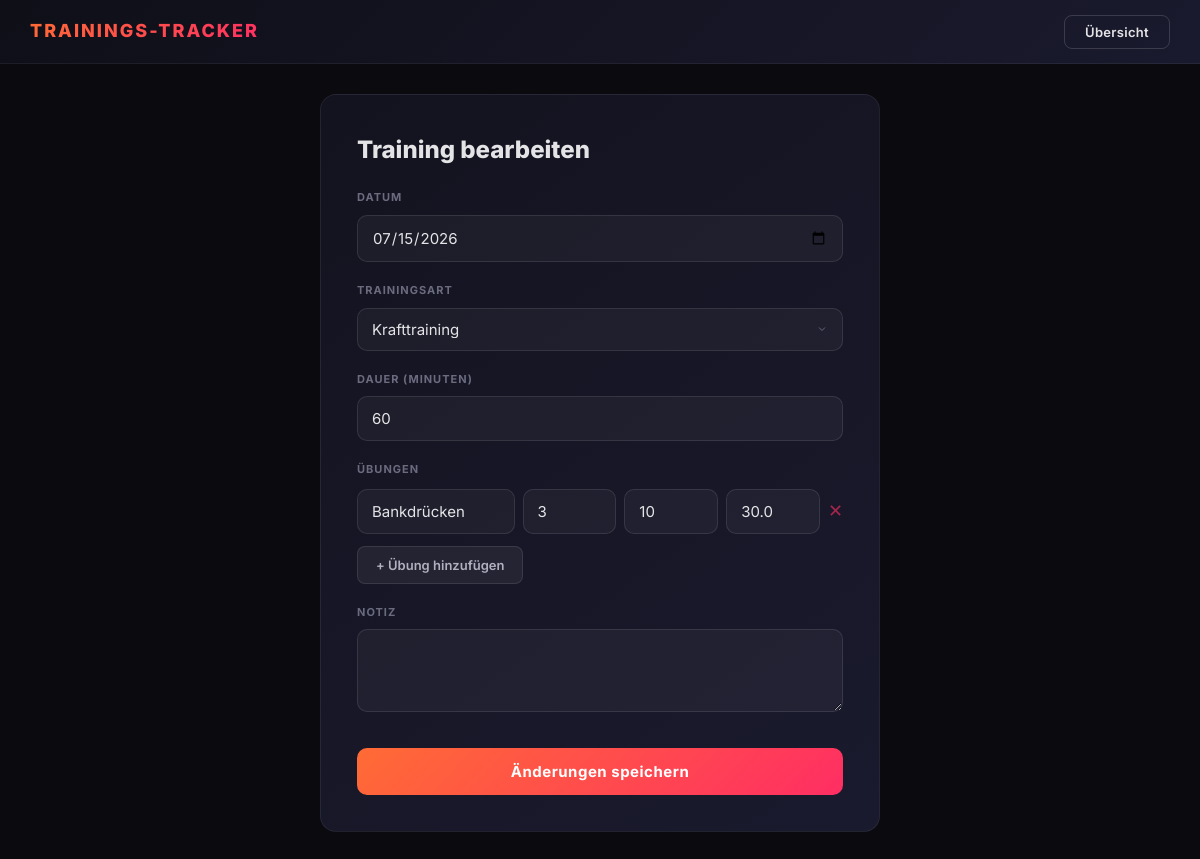
Page /training-bearbeiten/23 on the committed database.
### tables this page shows
CREATE TABLE trainings (
    id INTEGER PRIMARY KEY AUTOINCREMENT,
    datum TEXT NOT NULL,
    art TEXT NOT NULL,
    dauer_minuten INTEGER,
    distanz_km REAL,
    pace_min_km TEXT,
    kalorien REAL,
    notiz TEXT
);

CREATE TABLE uebungen (
    id INTEGER PRIMARY KEY AUTOINCREMENT,
    training_id INTEGER NOT NULL,
    name TEXT NOT NULL,
    saetze INTEGER NOT NULL,
    wiederholungen INTEGER NOT NULL,
    gewicht_kg REAL NOT NULL,
    FOREIGN KEY (training_id) REFERENCES trainings (id) ON DELETE CASCADE
);

### app.py (the view)
@app.route("/training-bearbeiten/<int:training_id>", methods=["GET"])
def bearbeiten_formular_anzeigen(training_id):
    verbindung = sqlite3.connect("trainings.db")
    cursor = verbindung.cursor()
    cursor.execute("SELECT * FROM trainings WHERE id = ?", (training_id,))
    training = cursor.fetchone()
    cursor.execute("SELECT name, saetze, wiederholungen, gewicht_kg FROM uebungen WHERE training_id = ?", (training_id,))
    uebungen = cursor.fetchall()
    verbindung.close()
    return render_template("bearbeiten.html", t=training, uebungen=uebungen)

### templates/bearbeiten.html (shortened to what this page needs)
<!DOCTYPE html>
<html lang="de">
<head>
    <link rel="stylesheet" href="{{ url_for('static', filename='style.css') }}">
</head>
<body>
    <div class="header">
        <h1>TRAININGS-TRACKER</h1>
        <div class="header-links">
            <a href="/uebersicht">Übersicht</a>
        </div>
    </div>
    <div class="container">
        <div class="form-card">
            <h1>Training bearbeiten</h1>
            <form method="POST" action="/training-bearbeiten/{{ t[0] }}">
                <label for="datum">Datum</label>
                <input type="date" id="datum" name="datum" value="{{ t[1] }}" required>
                <label for="art">Trainingsart</label>
                <select id="art" name="art" onchange="feldAnpassen()" required>
                    <option value="Krafttraining" {% if t[2] == "Krafttraining" %}selected{% endif %}>Krafttraining</option>
                </select>
                <label for="dauer">Dauer (Minuten)</label>
                <input type="number" id="dauer" name="dauer_minuten" value="{{ t[3] }}" required>
                <div id="uebungen-feld">
                    <label>Übungen</label>
                    <div id="uebungen-liste">
                        {% for u in uebungen %}
                        <div class="uebung-zeile">
                            <input type="text" name="uebung_name" value="{{ u[0] }}" placeholder="Übung" style="flex:2;" required>
                            <input type="number" name="uebung_saetze" value="{{ u[1] }}" placeholder="Sätze" style="flex:1;" required>
                            <input type="number" name="uebung_wiederholungen" value="{{ u[2] }}" placeholder="Wdh." style="flex:1;" required>
                            <input type="number" step="0.5" name="uebung_gewicht" value="{{ u[3] }}" placeholder="kg" style="flex:1;" required>
                            <button type="button" onclick="this.parentElement.remove()" class="btn-remove">✕</button>
                        </div>
                        {% endfor %}
                    </div>
                    <button type="button" onclick="uebungHinzufuegen()" class="btn-secondary" style="margin-top:12px;">+ Übung hinzufügen</button>
                </div>
                <label for="notiz">Notiz</label>
                <textarea id="notiz" name="notiz" rows="3">{{ t[7] if t[7] else '' }}</textarea>
                <button type="submit" class="btn-primary">Änderungen speichern</button>
            </form>
        </div>
    </div>
</body>
</html>

### static/style.css (style rules this page uses)
* { margin: 0; padding: 0; box-sizing: border-box; }
body { font-family: 'Inter', -apple-system, BlinkMacSystemFont, sans-serif; background: #0a0a0f; color: #e4e4e7; line-height: 1.6; min-height: 100vh; }
.header { background: linear-gradient(135deg, #0f0f18 0%, #1a1a2e 100%); border-bottom: 1px solid rgba(255,255,255,0.06); padding: 0 30px; height: 64px; display: flex; justify-content: space-between; align-items: center; position: sticky; top: 0; z-index: 100; backdrop-filter: blur(20px); }
.header h1 { font-size: 18px; font-weight: 800; letter-spacing: 2px; text-transform: uppercase; background: linear-gradient(135deg, #FF6B35, #FF2E63); -webkit-background-clip: text; -webkit-text-fill-color: transparent; background-clip: text; }
.header-links a { color: #e4e4e7; text-decoration: none; font-weight: 600; font-size: 13px; padding: 8px 20px; border: 1px solid rgba(255,255,255,0.15); border-radius: 8px; transition: all 0.3s ease; letter-spacing: 0.3px; }
.container { max-width: 960px; margin: 0 auto; padding: 30px 20px; }
.form-card { background: linear-gradient(145deg, #13131f, #1a1a2e); border: 1px solid rgba(255,255,255,0.06); border-radius: 16px; padding: 36px; max-width: 560px; margin: 0 auto; }
.form-card h1 { font-size: 24px; font-weight: 800; margin-bottom: 8px; color: #e4e4e7; }
label { display: block; margin-top: 20px; font-weight: 700; font-size: 11px; text-transform: uppercase; letter-spacing: 1px; color: #6b6b80; }
input, select, textarea { width: 100%; padding: 12px 14px; margin-top: 8px; border: 1px solid rgba(255,255,255,0.1); border-radius: 10px; font-size: 15px; font-family: 'Inter', sans-serif; transition: all 0.3s ease; background: rgba(255,255,255,0.04); color: #e4e4e7; }
select { appearance: none; cursor: pointer; background-repeat: no-repeat; background-position: right 14px center; padding-right: 40px; }
select option { background: #1a1a2e; color: #e4e4e7; }
input::placeholder, textarea::placeholder { color: #3a3a50; }
#uebungen-feld { display: none; }
.btn-primary { margin-top: 28px; padding: 14px 30px; background: linear-gradient(135deg, #FF6B35, #FF2E63); color: white; border: none; border-radius: 10px; font-size: 15px; font-weight: 700; cursor: pointer; width: 100%; letter-spacing: 0.5px; font-family: 'Inter', sans-serif; transition: all 0.3s ease; position: relative; overflow: hidden; }
.btn-secondary { padding: 10px 18px; background: rgba(255,255,255,0.06); color: #b0b0c0; border: 1px solid rgba(255,255,255,0.1); border-radius: 8px; cursor: pointer; font-size: 13px; font-weight: 600; font-family: 'Inter', sans-serif; transition: all 0.3s ease; }
.uebung-zeile { display: flex; gap: 8px; margin-top: 10px; align-items: center; }
.uebung-zeile input { margin-top: 0; }
.btn-remove { background: none; border: none; cursor: pointer; font-size: 18px; color: #FF2E63; padding: 0; transition: opacity 0.3s; opacity: 0.6; }

### rows in the picture
trainings: datum "07/15/2026", art "Krafttraining", dauer_minuten "60"
uebungen: uebung_name "Bankdrücken", uebung_saetze "3", uebung_wiederholungen "10", uebung_gewicht "30.0"
